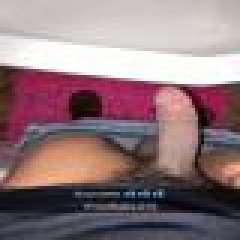
#> input picture resized_pics/rjo2ue.jpg, 80 x 80 px (shown 3 times larger); its folder holds only this picture in this run
$ jupyter execute analysis.ipynb
#> lines starting #> are read from the running program, lines starting #| are printed output that depends on the picture
[cell 1]
import pandas as pd
import numpy as np
import seaborn as sns
import os
import cv2

[cell 2]
files = os.listdir('resized_pics/')
rows = []
for f in files:
    img = cv2.imread(f'resized_pics/{f}')
#> img is the input picture: shape (80, 80, 3); mean B, G, R 124.1, 119.7, 143.5
    avg_color_per_row = np.average(img, axis=0)
#> avg_color_per_row = 80 rows, first 8: [97.86, 98.67, 115], [96.92, 97.17, 114.9], [97.66, 95.76, 117.4], [99.81, 95.94, 121.5], [103.5, 97.03, 126.8], [106.9, 98.64, 131.3], [110.7, 101.1, 135.8], [113.5, 103.4, 138.5]
    r, g, b = np.average(avg_color_per_row, axis=0)
#> r = 124.1; g = 119.7; b = 143.5
    rows.append([f, r, g, b])

df = pd.DataFrame(rows, columns=['file', 'r', 'g', 'b'])
#> df = table of 1 rows and 4 columns
df.to_csv('analysis.csv')

[cell 3]
df.head()
#> Out = table of 1 rows and 4 columns

[cell 4]
sns.histplot(data=df, x='r', bins=51, color='red')
sns.histplot(data=df, x='g', bins=51, color='green')
sns.histplot(data=df, x='b', bins=51, color='blue')
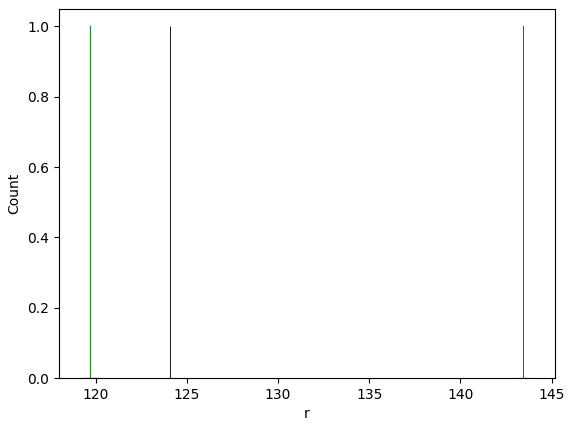
#> figure drawn by matplotlib, 1 panel; tallest bar 1 high, from x = 124.1 to 124.1; tallest bar 1 high, from x = 119.7 to 119.7; tallest bar 1 high, from x = 143.4 to 143.5

[cell 5]
sns.jointplot(data=df, x='r', y='g', kind='hist')
sns.jointplot(data=df, x='r', y='b', kind='hist')
sns.jointplot(data=df, x='b', y='g', kind='hist')
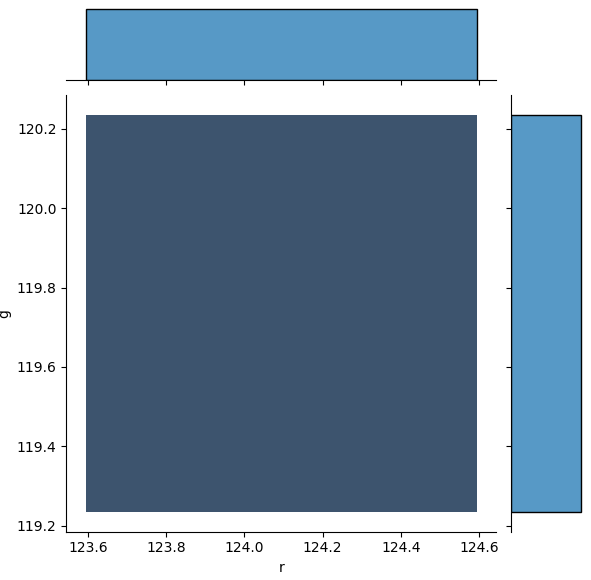
#> figure drawn by matplotlib, 3 panels

[cell 6]
def mountain_flattener(array):
    median = np.median(array)
    new_array = []
    for x in array:
        if x == median:
            new_array.append(x)
        elif x < median:
            inv_proportion = 1 - ((median - x) / median)
            new_array.append((inv_proportion ** 5) * median)
        else:
            inv_proportion = 1 - (((x - median)) / (255 - median))
            new_array.append((inv_proportion ** 5) * (255 - median))
    return new_array

dist = np.random.normal(loc=128, scale=128, size=8000)
sns.histplot(data=dist)
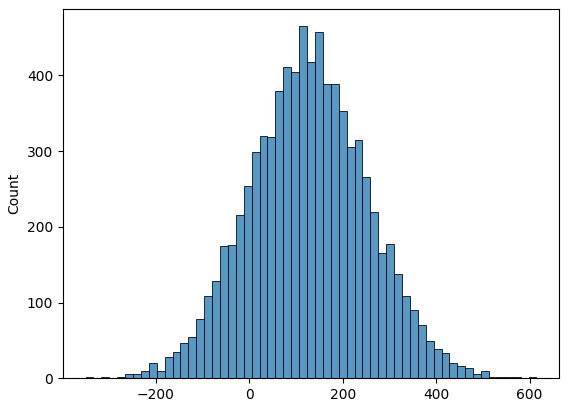
#> figure drawn by matplotlib, 1 panel; tallest bar 465 high, from x = 106.5 to 123.5

[cell 7]
values = df.values
new_colors = np.array([mountain_flattener(c) for c in values[:, 1:].transpose()])
#> new_colors = [124.1, 119.7, 143.5]
files = df.values[:, 0]

new_values = np.concatenate((files.reshape(-1, 1), new_colors.transpose()), axis=1)

new_df = pd.DataFrame(new_values, columns=['file', 'r', 'g', 'b'])
#> new_df = table of 1 rows and 4 columns
new_df.head()
#> Out = table of 1 rows and 4 columns

$ run again, on resized_pics/ropgl4.jpg
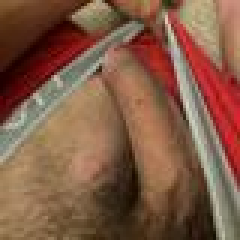
#> input picture resized_pics/ropgl4.jpg, 80 x 80 px (shown 3 times larger)
#> img is the input picture: shape (80, 80, 3); mean B, G, R 69.4, 90.9, 130
#> avg_color_per_row = 80 rows, first 8: [56.19, 78.06, 110.6], [56.7, 79.09, 111.2], [59.54, 81.65, 114.2], [61.67, 84.12, 116.8], [64.7, 86.55, 119.5], [65.66, 87.76, 120.9], [65.9, 87.94, 121.3], [68.8, 91.21, 124.7]
#> r = 69.36; g = 90.9; b = 130
#> df = table of 1 rows and 4 columns
#> `[cell 4] sns.histplot(data=df, x='r', bins=51, color='red') sns.histpl..`:
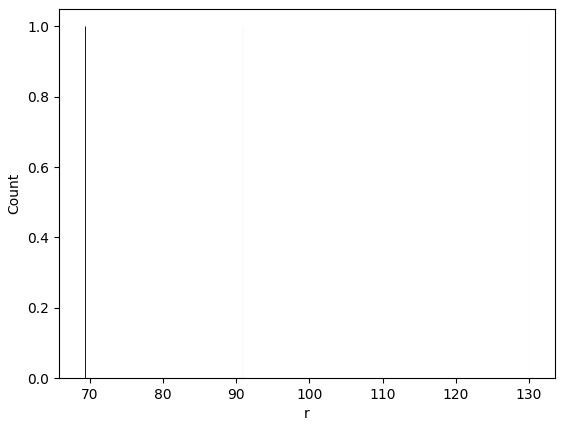
#> figure drawn by matplotlib, 1 panel; tallest bar 1 high, from x = 69.35 to 69.37; tallest bar 1 high, from x = 90.89 to 90.91; tallest bar 1 high, from x = 130 to 130
#> `[cell 5] sns.jointplot(data=df, x='r', y='g', kind='hist') sns.jointpl..`:
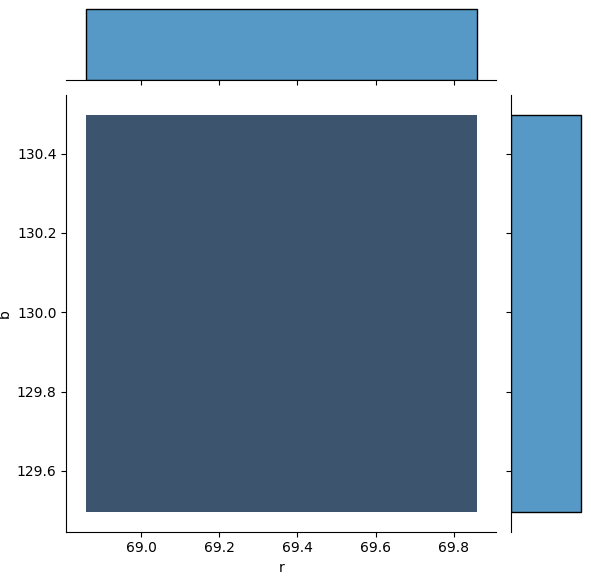
#> figure drawn by matplotlib, 3 panels
#> new_colors = [69.36, 90.9, 130]
#> new_df = table of 1 rows and 4 columns

$ run again, on resized_pics/rorgnp.jpg
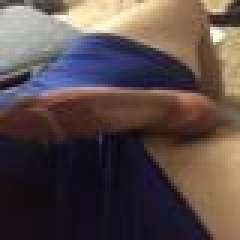
#> input picture resized_pics/rorgnp.jpg, 80 x 80 px (shown 3 times larger)
#> img is the input picture: shape (80, 80, 3); mean B, G, R 72.1, 74.3, 88.6
#> avg_color_per_row = 80 rows, first 8: [78.84, 73.99, 80.55], [79.16, 74.67, 81.06], [78.96, 74.65, 81.35], [77.36, 73.67, 80.38], [76.66, 73.26, 80.12], [75.91, 72.94, 80.08], [75.3, 72.31, 79.64], [74.25, 71.06, 78.69]
#> r = 72.09; g = 74.33; b = 88.63
#> df = table of 1 rows and 4 columns
#> `[cell 4] sns.histplot(data=df, x='r', bins=51, color='red') sns.histpl..`:
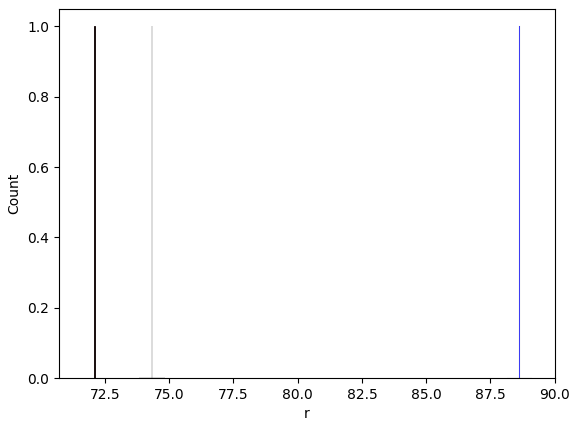
#> figure drawn by matplotlib, 1 panel; tallest bar 1 high, from x = 72.08 to 72.1; tallest bar 1 high, from x = 74.32 to 74.34; tallest bar 1 high, from x = 88.62 to 88.64
#> `[cell 5] sns.jointplot(data=df, x='r', y='g', kind='hist') sns.jointpl..`:
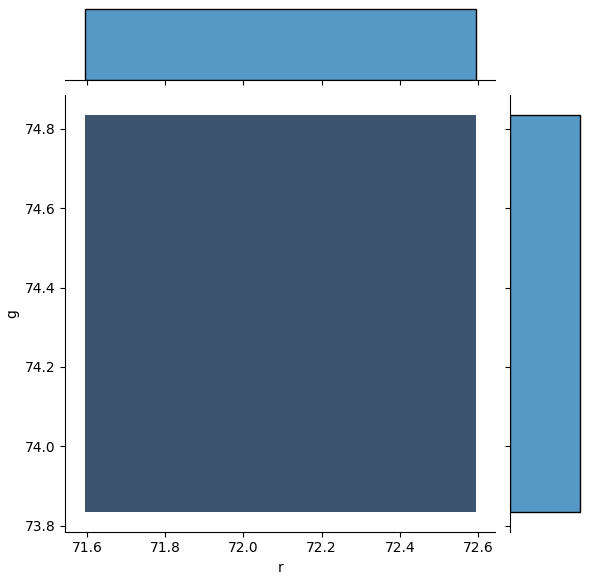
#> figure drawn by matplotlib, 3 panels
#> new_colors = [72.09, 74.33, 88.63]
#> new_df = table of 1 rows and 4 columns

$ run again, on resized_pics/roskbx.jpg
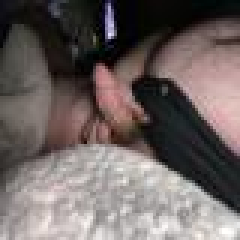
#> input picture resized_pics/roskbx.jpg, 80 x 80 px (shown 3 times larger)
#> img is the input picture: shape (80, 80, 3); mean B, G, R 98, 99.7, 109.2
#> avg_color_per_row = 80 rows, first 8: [65.94, 67.67, 71.05], [71.5, 73.38, 76.67], [78, 80.21, 83.53], [81.12, 83.83, 87.06], [85.33, 88.05, 92.16], [90.21, 93.42, 97.56], [92.92, 96.92, 101.7], [96.42, 100.7, 105.4]
#> r = 98.01; g = 99.72; b = 109.2
#> df = table of 1 rows and 4 columns
#> `[cell 4] sns.histplot(data=df, x='r', bins=51, color='red') sns.histpl..`:
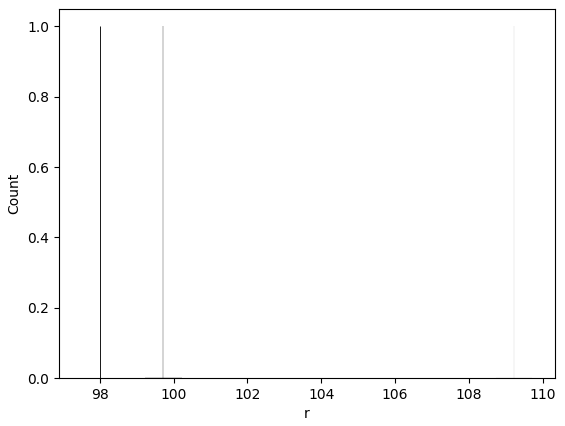
#> figure drawn by matplotlib, 1 panel; tallest bar 1 high, from x = 98 to 98.02; tallest bar 1 high, from x = 99.71 to 99.73; tallest bar 1 high, from x = 109.2 to 109.2
#> `[cell 5] sns.jointplot(data=df, x='r', y='g', kind='hist') sns.jointpl..`:
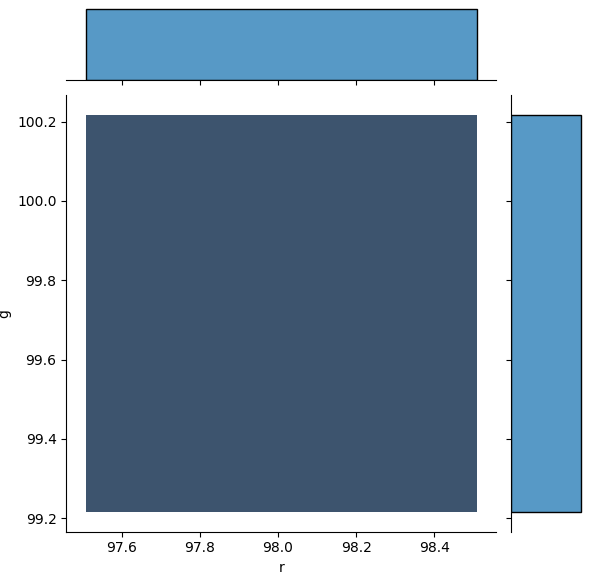
#> figure drawn by matplotlib, 3 panels
#> new_colors = [98.01, 99.72, 109.2]
#> new_df = table of 1 rows and 4 columns

$ run again, on resized_pics/rm4cx8.jpg
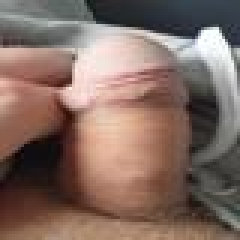
#> input picture resized_pics/rm4cx8.jpg, 80 x 80 px (shown 3 times larger)
#> img is the input picture: shape (80, 80, 3); mean B, G, R 98.6, 107.7, 130.5
#> avg_color_per_row = 80 rows, first 8: [89.74, 100.4, 130.1], [87.49, 98.24, 127.6], [85.9, 95.94, 126], [83.99, 93.95, 123.7], [81.24, 90.62, 120.8], [78.66, 88.06, 117.6], [77.22, 86.08, 115.8], [75.72, 84.62, 113.6]
#> r = 98.65; g = 107.7; b = 130.5
#> df = table of 1 rows and 4 columns
#> `[cell 4] sns.histplot(data=df, x='r', bins=51, color='red') sns.histpl..`:
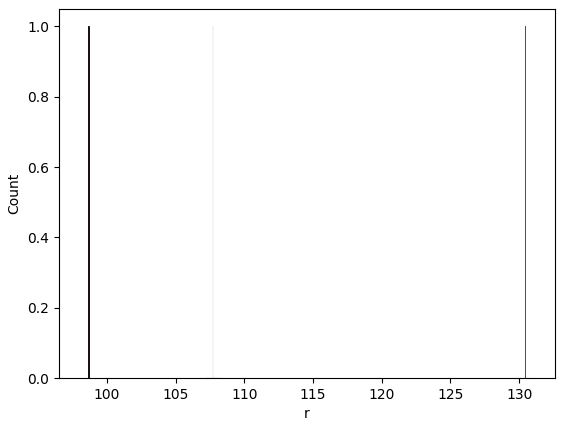
#> figure drawn by matplotlib, 1 panel; tallest bar 1 high, from x = 98.64 to 98.66; tallest bar 1 high, from x = 107.7 to 107.7; tallest bar 1 high, from x = 130.5 to 130.5
#> `[cell 5] sns.jointplot(data=df, x='r', y='g', kind='hist') sns.jointpl..`:
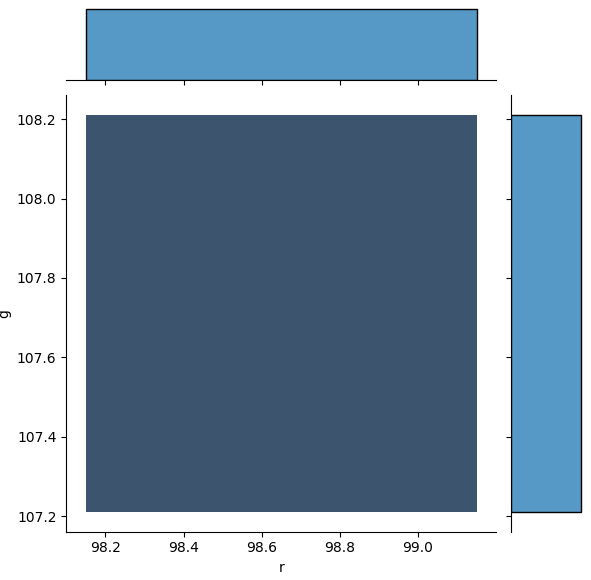
#> figure drawn by matplotlib, 3 panels
#> new_colors = [98.65, 107.7, 130.5]
#> new_df = table of 1 rows and 4 columns
